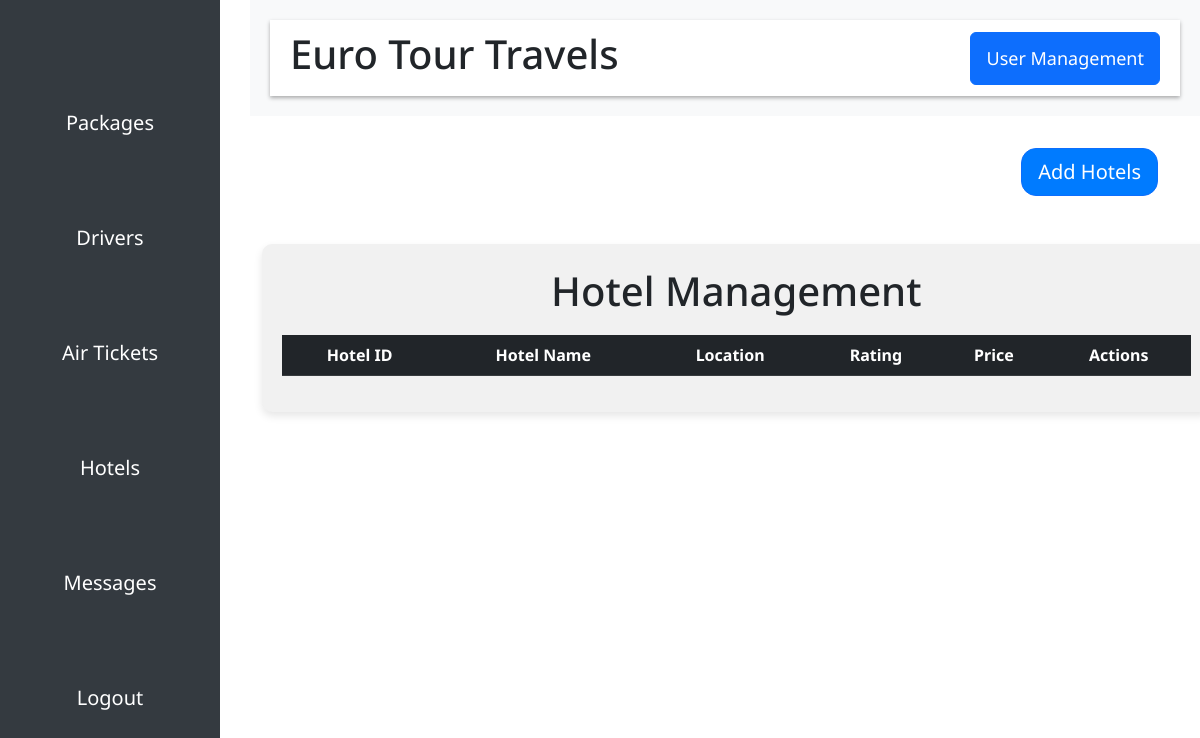
Page /hotels/ (signed in) on the earlier database version.
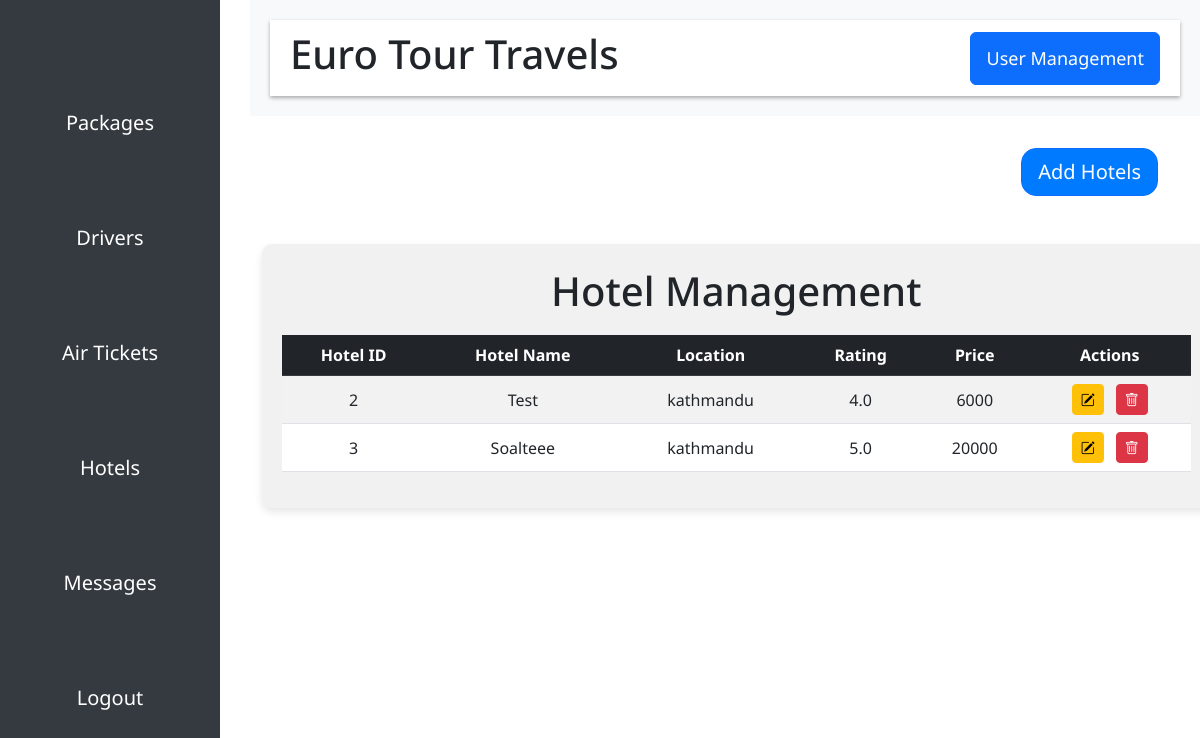
Same page on the later database version.
### core/models.py (models this page shows, shortened)
class Hotel(models.Model):
    hotelId = models.AutoField(primary_key=True)
    hotelname = models.CharField(max_length=255, verbose_name="Hotel Name", null=True, blank=False, default="")
    location = models.CharField(max_length=255, verbose_name="Location", null=True, blank=False, default="")
    rating = models.DecimalField(max_digits=3, decimal_places=1, verbose_name="Rating", null=True, blank=False)
    price_per_night = models.IntegerField(verbose_name="Price Per Night", null=True, blank=False)
    hotel_description = models.CharField(max_length=5000, verbose_name="Hotel Description", null=True, blank=False, default="")
    image = models.ImageField(upload_to="hotels/images", verbose_name="Images", null=True, blank=False, default='')

### core/views.py (the view)
# urls.py: path("hotels/", hotels, name="hotels"),
@login_required
@user_passes_test(user_has_hotel_management_role)
def hotels(request):
    hotels = Hotel.objects.all()
    context = {
        'hotels' : hotels
    }
    return render(request, 'admin/hotels.html', context=context)

### core/views.py (called while the page is built)
def user_has_hotel_management_role(user):
    return user.is_superuser or (hasattr(user, 'profile') and user.profile.hotel_management)

### templates/admin/hotels.html (shortened to what this page needs)
{% extends "admin/adminbase.html" %}
{% load static %}
{% block body %}
  <div class="container mt-4">
    <div class="add-package-btn text-end mb-3">
      <a class="btn btn-primary btn-lg mt-2" href="{% url 'add-hotel' %}">Add Hotels</a>
    </div>
    <div class="package-table mt-5">
      <h1 class="text-center" style="position: relative; bottom: 12px;">Hotel Management</h1>
      <table class="table table-striped table-hover">
        <thead class="table-dark">
          <tr>
            <th>Hotel ID</th>
            <th>Hotel Name</th>
            <th>Location</th>
            <th>Rating</th>
            <th>Price</th>
            <th>Actions</th>
          </tr>
        </thead>
        <tbody>
          {% for i in hotels %}
            <tr>
              <td>{{ i.hotelId }}</td>
              <td>{{ i.hotelname }}</td>
              <td>{{ i.location }}</td>
              <td>{{ i.rating }}</td>
              <td>{{ i.price_per_night }}</td>
              <td>
                <a href="{% url 'updatehotel' i.hotelId %}" class="btn btn-warning btn-sm me-2"><i class="bi bi-pencil-square"></i></a>
                <a href="{% url 'delete_hotel' i.hotelId %}" class="btn btn-danger btn-sm"
                onclick="return confirm('Are you sure you want to delete this user?');"><i class="bi bi-trash"></i></a>
              </td>
            </tr>
          {% endfor %}
        </tbody>
      </table>
    </div>
  </div>
{% endblock %}

Differences in the rows shown:
added Hotel: hotelId "2", hotelname "Test", location "kathmandu", rating "4.0", price_per_night "6000"
added Hotel: hotelId "3", hotelname "Soalteee", location "kathmandu", rating "5.0", price_per_night "20000"
